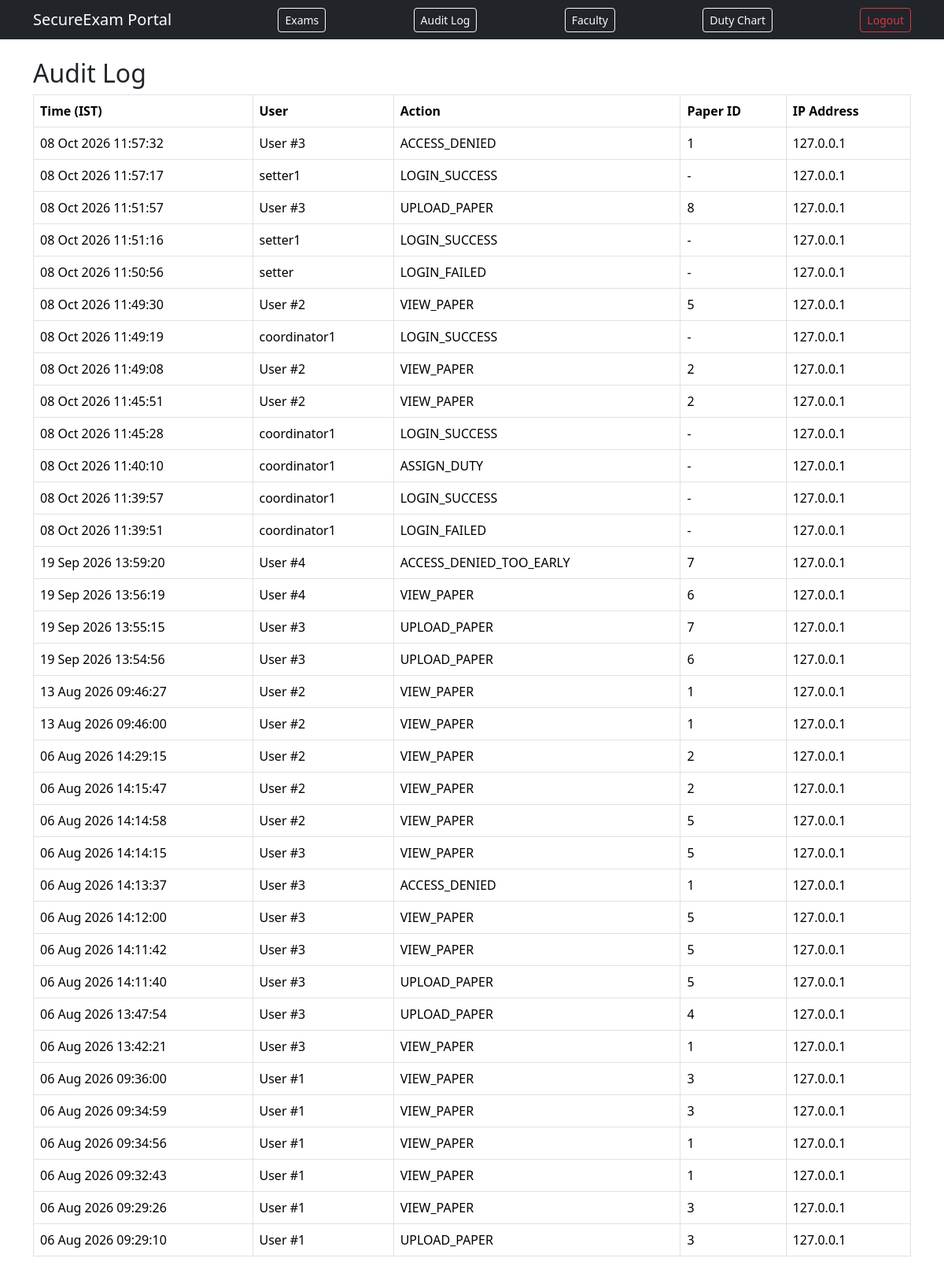
Page /audit-log (signed in) on the committed database.
### app/models.py (models this page shows)
class AuditLog(db.Model):
    id = db.Column(db.Integer, primary_key=True)
    user_id = db.Column(db.Integer, db.ForeignKey('user.id'), nullable=True)
    username = db.Column(db.String(80))
    action = db.Column(db.String(50))
    paper_id = db.Column(db.Integer, db.ForeignKey('paper.id'), nullable=True)
    ip_address = db.Column(db.String(45))
    timestamp = db.Column(db.DateTime, default=datetime.utcnow)

### app/exams/routes.py (the view)
@exams_bp.route('/audit-log')
@login_required
@role_required('coordinator')
def audit_log():
    logs = AuditLog.query.order_by(AuditLog.timestamp.desc()).all()
    return render_template('audit_log.html', logs=logs)

### app/templates/audit_log.html
{% extends "base.html" %}
{% block content %}
<h2>Audit Log</h2>
<table class="table table-bordered">
  <thead><tr><th>Time (IST)</th><th>User</th><th>Action</th><th>Paper ID</th><th>IP Address</th></tr></thead>
  <tbody>
    {% for entry in logs %}
    <tr>
      <td>{{ (entry.timestamp + timedelta(hours=5, minutes=30)).strftime('%d %b %Y %H:%M:%S') }}</td>
      <td>{{ entry.username or ('User #' ~ entry.user_id) }}</td>
      <td>{{ entry.action }}</td>
      <td>{{ entry.paper_id or '-' }}</td>
      <td>{{ entry.ip_address }}</td>
    </tr>
    {% endfor %}
  </tbody>
</table>
{% endblock %}

### rows in the picture
AuditLog: timestamp "08 Oct 2026 11:57:32", username+user "User #3", action "ACCESS_DENIED", paper "1", ip_address "127.0.0.1"
AuditLog: timestamp "08 Oct 2026 11:57:17", username "setter1", action "LOGIN_SUCCESS", paper_id "-", ip_address "127.0.0.1"
AuditLog: timestamp "08 Oct 2026 11:51:57", username+user "User #3", action "UPLOAD_PAPER", paper "8", ip_address "127.0.0.1"
AuditLog: timestamp "08 Oct 2026 11:51:16", username "setter1", action "LOGIN_SUCCESS", paper_id "-", ip_address "127.0.0.1"
AuditLog: timestamp "08 Oct 2026 11:50:56", username "setter", action "LOGIN_FAILED", paper_id "-", ip_address "127.0.0.1"
AuditLog: timestamp "08 Oct 2026 11:49:30", username+user "User #2", action "VIEW_PAPER", paper "5", ip_address "127.0.0.1"
AuditLog: timestamp "08 Oct 2026 11:49:19", username "coordinator1", action "LOGIN_SUCCESS", paper_id "-", ip_address "127.0.0.1"
AuditLog: timestamp "08 Oct 2026 11:49:08", username+user "User #2", action "VIEW_PAPER", paper "2", ip_address "127.0.0.1"
AuditLog: timestamp "08 Oct 2026 11:45:51", username+user "User #2", action "VIEW_PAPER", paper "2", ip_address "127.0.0.1"
AuditLog: timestamp "08 Oct 2026 11:45:28", username "coordinator1", action "LOGIN_SUCCESS", paper_id "-", ip_address "127.0.0.1"
AuditLog: timestamp "08 Oct 2026 11:40:10", username "coordinator1", action "ASSIGN_DUTY", paper_id "-", ip_address "127.0.0.1"
AuditLog: timestamp "08 Oct 2026 11:39:57", username "coordinator1", action "LOGIN_SUCCESS", paper_id "-", ip_address "127.0.0.1"
AuditLog: timestamp "08 Oct 2026 11:39:51", username "coordinator1", action "LOGIN_FAILED", paper_id "-", ip_address "127.0.0.1"
AuditLog: timestamp "19 Sep 2026 13:59:20", username+user "User #4", action "ACCESS_DENIED_TOO_EARLY", paper "7", ip_address "127.0.0.1"
AuditLog: timestamp "19 Sep 2026 13:56:19", username+user "User #4", action "VIEW_PAPER", paper "6", ip_address "127.0.0.1"
AuditLog: timestamp "19 Sep 2026 13:55:15", username+user "User #3", action "UPLOAD_PAPER", paper "7", ip_address "127.0.0.1"
AuditLog: timestamp "19 Sep 2026 13:54:56", username+user "User #3", action "UPLOAD_PAPER", paper "6", ip_address "127.0.0.1"
AuditLog: timestamp "13 Aug 2026 09:46:27", username+user "User #2", action "VIEW_PAPER", paper "1", ip_address "127.0.0.1"
AuditLog: timestamp "13 Aug 2026 09:46:00", username+user "User #2", action "VIEW_PAPER", paper "1", ip_address "127.0.0.1"
AuditLog: timestamp "06 Aug 2026 14:29:15", username+user "User #2", action "VIEW_PAPER", paper "2", ip_address "127.0.0.1"
AuditLog: timestamp "06 Aug 2026 14:15:47", username+user "User #2", action "VIEW_PAPER", paper "2", ip_address "127.0.0.1"
AuditLog: timestamp "06 Aug 2026 14:14:58", username+user "User #2", action "VIEW_PAPER", paper "5", ip_address "127.0.0.1"
AuditLog: timestamp "06 Aug 2026 14:14:15", username+user "User #3", action "VIEW_PAPER", paper "5", ip_address "127.0.0.1"
AuditLog: timestamp "06 Aug 2026 14:13:37", username+user "User #3", action "ACCESS_DENIED", paper "1", ip_address "127.0.0.1"
AuditLog: timestamp "06 Aug 2026 14:12:00", username+user "User #3", action "VIEW_PAPER", paper "5", ip_address "127.0.0.1"
AuditLog: timestamp "06 Aug 2026 14:11:42", username+user "User #3", action "VIEW_PAPER", paper "5", ip_address "127.0.0.1"
AuditLog: timestamp "06 Aug 2026 14:11:40", username+user "User #3", action "UPLOAD_PAPER", paper "5", ip_address "127.0.0.1"
AuditLog: timestamp "06 Aug 2026 13:47:54", username+user "User #3", action "UPLOAD_PAPER", paper "4", ip_address "127.0.0.1"
AuditLog: timestamp "06 Aug 2026 13:42:21", username+user "User #3", action "VIEW_PAPER", paper "1", ip_address "127.0.0.1"
AuditLog: timestamp "06 Aug 2026 09:36:00", username+user "User #1", action "VIEW_PAPER", paper "3", ip_address "127.0.0.1"
AuditLog: timestamp "06 Aug 2026 09:34:59", username+user "User #1", action "VIEW_PAPER", paper "3", ip_address "127.0.0.1"
AuditLog: timestamp "06 Aug 2026 09:34:56", username+user "User #1", action "VIEW_PAPER", paper "1", ip_address "127.0.0.1"
AuditLog: timestamp "06 Aug 2026 09:32:43", username+user "User #1", action "VIEW_PAPER", paper "1", ip_address "127.0.0.1"
AuditLog: timestamp "06 Aug 2026 09:29:26", username+user "User #1", action "VIEW_PAPER", paper "3", ip_address "127.0.0.1"
AuditLog: timestamp "06 Aug 2026 09:29:10", username+user "User #1", action "UPLOAD_PAPER", paper "3", ip_address "127.0.0.1"
